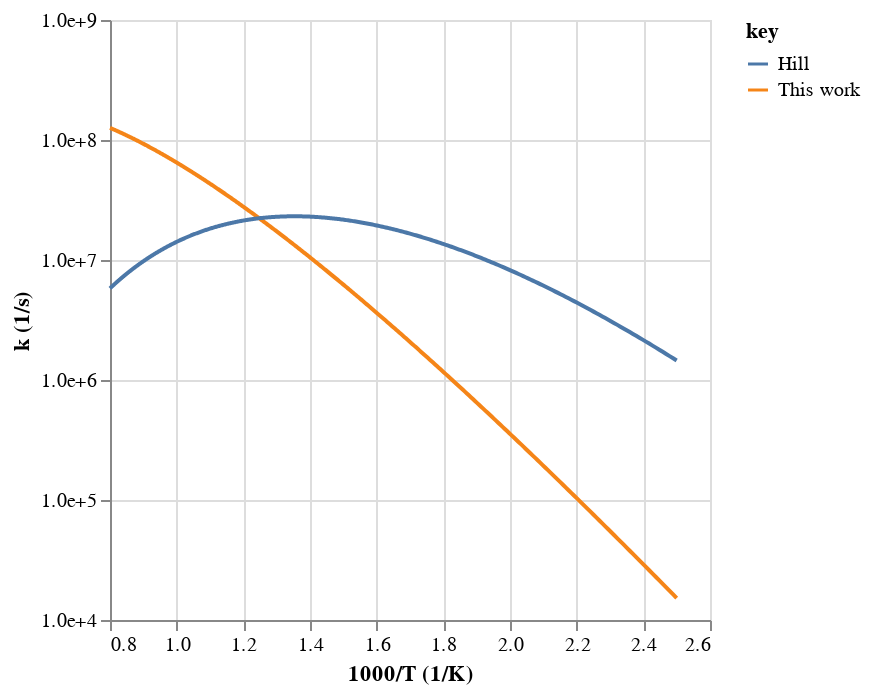
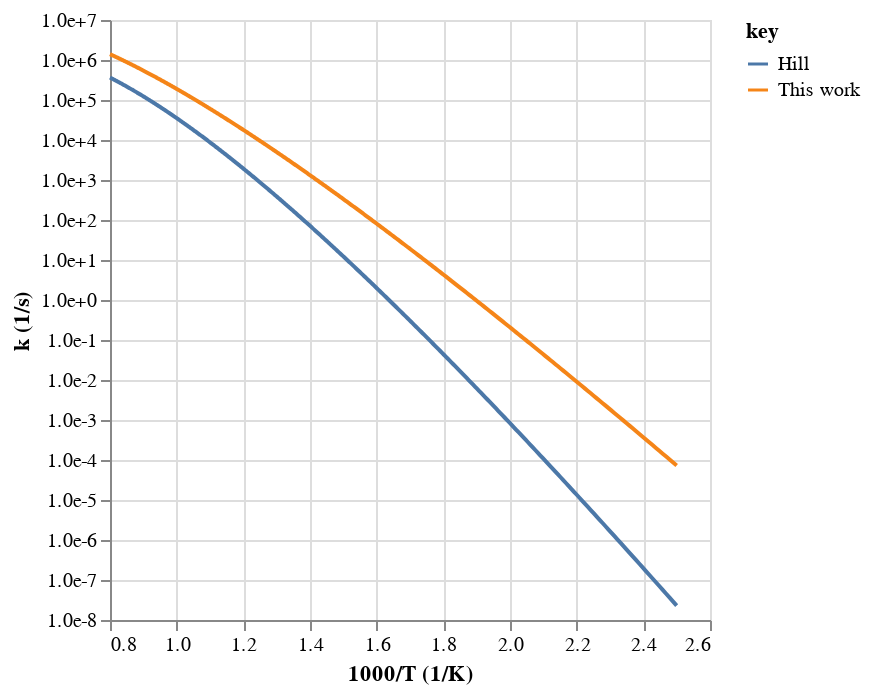

These figures' notebook cell, in order:
### Code cell
# Write
workflow.plot_rates(tag=tag, root_path=root_path)

### Figure 1 — Vega-Lite specification as saved in the notebook (floating-point values rounded to 4 significant figures; data arrays with more than 128 entries replaced by an {"elided": "..."} marker saying what was removed)
{"config": {"view": {"continuousWidth": 300, "continuousHeight": 300}}, "data": {"name": "data-36b6f57290b0dcef42d965050263161c"}, "mark": {"type": "line"}, "encoding": {"color": {"field": "key", "type": "nominal"}, "x": {"field": "x", "title": "1000/T (1/K)", "type": "quantitative"}, "y": {"axis": {"format": ".1e", "values": [10000, 100000, 1000000, 10000000, 100000000, 1000000000]}, "field": "value", "scale": {"type": "log"}, "title": "k (1/s)", "type": "quantitative"}}, "transform": [{"fold": ["This work", "Hill"]}], "$schema": "https://vega.github.io/schema/vega-lite/v5.20.1.json", "datasets": {"data-36b6f57290b0dcef42d965050263161c": {"elided": "500 records"}}}

### Figure 2 — Vega-Lite specification as saved in the notebook (floating-point values rounded to 4 significant figures; data arrays with more than 128 entries replaced by an {"elided": "..."} marker saying what was removed)
{"config": {"view": {"continuousWidth": 300, "continuousHeight": 300}}, "data": {"name": "data-e394cfac75201cbea4657e75875956bc"}, "mark": {"type": "line"}, "encoding": {"color": {"field": "key", "type": "nominal"}, "x": {"field": "x", "title": "1000/T (1/K)", "type": "quantitative"}, "y": {"axis": {"format": ".1e", "values": [1e-08, 1e-07, 1e-06, 1e-05, 0.0001, 0.001, 0.01, 0.1, 1, 10, 100, 1000, 10000, 100000, 1000000, 10000000]}, "field": "value", "scale": {"type": "log"}, "title": "k (1/s)", "type": "quantitative"}}, "transform": [{"fold": ["This work", "Hill"]}], "$schema": "https://vega.github.io/schema/vega-lite/v5.20.1.json", "datasets": {"data-e394cfac75201cbea4657e75875956bc": {"elided": "500 records"}}}
